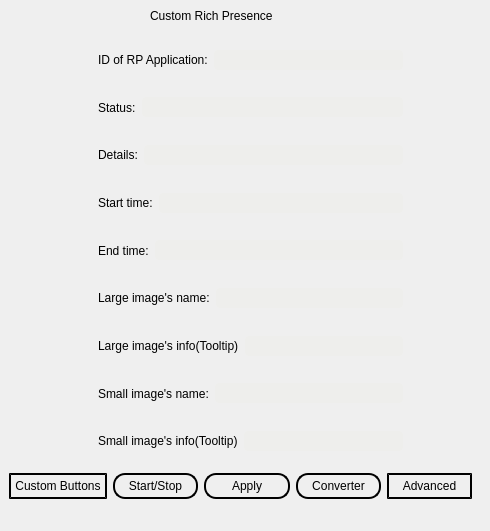
     <widget class="QWidget" name="MainPage">
      <widget class="QLabel" name="MainTitle">
       <property name="geometry">
        <rect>
         <x>150</x>
         <y>0</y>
         <width>199</width>
         <height>31</height>
        </rect>
       </property>
       <property name="whatsThis">
        <string>&lt;html&gt;&lt;head/&gt;&lt;body&gt;&lt;p&gt;This is the app that allows you to change your rich presence easyly with GUI.&lt;/p&gt;&lt;/body&gt;&lt;/html&gt;</string>
       </property>
       <property name="styleSheet">
        <string notr="true">background-color: qlineargradient(spread:pad, x1:0, y1:0, x2:1, y2:1, stop:0 rgba(255, 255, 255, 0), stop:1 rgba(255, 255, 255, 0));
font: 14pt &quot;Raleway&quot;;</string>
       </property>
       <property name="text">
        <string>Custom Rich Presence</string>
       </property>
      </widget>
      <widget class="QFrame" name="MainDetails">
       <property name="geometry">
        <rect>
         <x>80</x>
         <y>30</y>
         <width>341</width>
         <height>441</height>
        </rect>
       </property>
       <property name="styleSheet">
        <string notr="true">background-color: qlineargradient(spread:pad, x1:0, y1:0, x2:1, y2:1, stop:0 rgba(255, 255, 255, 0), stop:1 rgba(255, 255, 255, 0));
border:None;
</string>
       </property>
       <property name="frameShape">
        <enum>QFrame::StyledPanel</enum>
       </property>
       <property name="frameShadow">
        <enum>QFrame::Raised</enum>
       </property>
       <layout class="QVBoxLayout" name="verticalLayout">
        <item>
         <widget class="QFrame" name="ID">
          <property name="styleSheet">
           <string notr="true">background-color: qlineargradient(spread:pad, x1:0, y1:0, x2:1, y2:1, stop:0 rgba(255, 255, 255, 0), stop:1 rgba(255, 255, 255, 0));
border:None;</string>
          </property>
          <property name="frameShape">
           <enum>QFrame::StyledPanel</enum>
          </property>
          <property name="frameShadow">
           <enum>QFrame::Raised</enum>
          </property>
          <layout class="QHBoxLayout" name="horizontalLayout_3">
           <item>
            <widget class="QLabel" name="IDText">
             <property name="styleSheet">
              <string notr="true">background-color: qlineargradient(spread:pad, x1:0, y1:0, x2:1, y2:1, stop:0 rgba(255, 255, 255, 0), stop:1 rgba(255, 255, 255, 0));
font: 11pt &quot;Roboto&quot;;</string>
             </property>
             <property name="text">
              <string>ID of RP Application:</string>
             </property>
            </widget>
           </item>
           <item>
            <widget class="QLineEdit" name="IDTextBox">
             <property name="whatsThis">
              <string>&lt;html&gt;&lt;head/&gt;&lt;body&gt;&lt;p&gt;Can be empty&lt;/p&gt;&lt;/body&gt;&lt;/html&gt;</string>
             </property>
             <property name="styleSheet">
              <string notr="true">background-color: rgb(238, 238, 236);
padding:2px;
border-radius:4px;</string>
             </property>
             <property name="text">
              <string/>
             </property>
            </widget>
           </item>
          </layout>
         </widget>
        </item>
        <item>
         <widget class="QFrame" name="Status">
          <property name="styleSheet">
           <string notr="true">background-color: qlineargradient(spread:pad, x1:0, y1:0, x2:1, y2:1, stop:0 rgba(255, 255, 255, 0), stop:1 rgba(255, 255, 255, 0));
border:None;</string>
          </property>
          <property name="frameShape">
           <enum>QFrame::StyledPanel</enum>
          </property>
          <property name="frameShadow">
           <enum>QFrame::Raised</enum>
          </property>
          <layout class="QHBoxLayout" name="horizontalLayout">
           <item>
            <widget class="QLabel" name="StatusText">
             <property name="styleSheet">
              <string notr="true">background-color: qlineargradient(spread:pad, x1:0, y1:0, x2:1, y2:1, stop:0 rgba(255, 255, 255, 0), stop:1 rgba(255, 255, 255, 0));
font: 11pt &quot;Roboto&quot;;</string>
             </property>
             <property name="text">
              <string>Status:</string>
             </property>
            </widget>
           </item>
           <item>
            <widget class="QLineEdit" name="StatusTextBox">
             <property name="whatsThis">
              <string>&lt;html&gt;&lt;head/&gt;&lt;body&gt;&lt;p&gt;Can be empty&lt;/p&gt;&lt;/body&gt;&lt;/html&gt;</string>
             </property>
             <property name="styleSheet">
              <string notr="true">background-color: rgb(238, 238, 236);
padding:2px;
border-radius:4px;</string>
             </property>
             <property name="text">
              <string/>
             </property>
            </widget>
           </item>
          </layout>
         </widget>
        </item>
        <item>
         <widget class="QFrame" name="Details">
          <property name="styleSheet">
           <string notr="true">background-color: qlineargradient(spread:pad, x1:0, y1:0, x2:1, y2:1, stop:0 rgba(255, 255, 255, 0), stop:1 rgba(255, 255, 255, 0));
border:None;</string>
          </property>
          <property name="frameShape">
           <enum>QFrame::StyledPanel</enum>
          </property>
          <property name="frameShadow">
           <enum>QFrame::Raised</enum>
          </property>
          <layout class="QHBoxLayout" name="horizontalLayout_5">
           <item>
            <widget class="QLabel" name="DetailsText">
             <property name="styleSheet">
              <string notr="true">background-color: qlineargradient(spread:pad, x1:0, y1:0, x2:1, y2:1, stop:0 rgba(255, 255, 255, 0), stop:1 rgba(255, 255, 255, 0));
font: 11pt &quot;Roboto&quot;;</string>
             </property>
             <property name="text">
              <string>Details:</string>
             </property>
            </widget>
           </item>
           <item>
            <widget class="QLineEdit" name="DetailsTextBox">
             <property name="whatsThis">
              <string>&lt;html&gt;&lt;head/&gt;&lt;body&gt;&lt;p&gt;Can be empty&lt;/p&gt;&lt;/body&gt;&lt;/html&gt;</string>
             </property>
             <property name="styleSheet">
              <string notr="true">background-color: rgb(238, 238, 236);
padding:2px;
border-radius:4px;</string>
             </property>
             <property name="text">
              <string/>
             </property>
            </widget>
           </item>
          </layout>
         </widget>
        </item>
        <item>
         <widget class="QFrame" name="StartTime">
          <property name="styleSheet">
           <string notr="true">background-color: qlineargradient(spread:pad, x1:0, y1:0, x2:1, y2:1, stop:0 rgba(255, 255, 255, 0), stop:1 rgba(255, 255, 255, 0));
border:None;</string>
          </property>
          <property name="frameShape">
           <enum>QFrame::StyledPanel</enum>
          </property>
          <property name="frameShadow">
           <enum>QFrame::Raised</enum>
          </property>
          <layout class="QHBoxLayout" name="horizontalLayout_2">
           <item>
            <widget class="QLabel" name="StartTimeText">
             <property name="styleSheet">
              <string notr="true">background-color: qlineargradient(spread:pad, x1:0, y1:0, x2:1, y2:1, stop:0 rgba(255, 255, 255, 0), stop:1 rgba(255, 255, 255, 0));
font: 11pt &quot;Roboto&quot;;</string>
             </property>
             <property name="text">
              <string>Start time:</string>
             </property>
            </widget>
           </item>
           <item>
            <widget class="QLineEdit" name="StartTimeTextBox">
             <property name="whatsThis">
              <string>&lt;html&gt;&lt;head/&gt;&lt;body&gt;&lt;p&gt;Can be empty&lt;/p&gt;&lt;/body&gt;&lt;/html&gt;</string>
             </property>
             <property name="styleSheet">
              <string notr="true">background-color: rgb(238, 238, 236);
padding:2px;
border-radius:4px;</string>
             </property>
             <property name="text">
              <string/>
             </property>
            </widget>
           </item>
          </layout>
         </widget>
        </item>
        <item>
         <widget class="QFrame" name="EndTime">
          <property name="styleSheet">
           <string notr="true">background-color: qlineargradient(spread:pad, x1:0, y1:0, x2:1, y2:1, stop:0 rgba(255, 255, 255, 0), stop:1 rgba(255, 255, 255, 0));
border:None;</string>
          </property>
          <property name="frameShape">
           <enum>QFrame::StyledPanel</enum>
          </property>
          <property name="frameShadow">
           <enum>QFrame::Raised</enum>
          </property>
          <layout class="QHBoxLayout" name="horizontalLayout_4">
           <item>
            <widget class="QLabel" name="EndTimeText">
             <property name="styleSheet">
              <string notr="true">background-color: qlineargradient(spread:pad, x1:0, y1:0, x2:1, y2:1, stop:0 rgba(255, 255, 255, 0), stop:1 rgba(255, 255, 255, 0));
font: 11pt &quot;Roboto&quot;;</string>
             </property>
             <property name="text">
              <string>End time:</string>
             </property>
            </widget>
           </item>
           <item>
            <widget class="QLineEdit" name="EndTimeTextBox">
             <property name="whatsThis">
              <string>&lt;html&gt;&lt;head/&gt;&lt;body&gt;&lt;p&gt;Can be empty&lt;/p&gt;&lt;/body&gt;&lt;/html&gt;</string>
             </property>
             <property name="styleSheet">
              <string notr="true">background-color: rgb(238, 238, 236);
padding:2px;
border-radius:4px;</string>
             </property>
             <property name="text">
              <string/>
             </property>
            </widget>
           </item>
          </layout>
         </widget>
        </item>
        <item>
         <widget class="QFrame" name="LargeImage">
          <property name="styleSheet">
           <string notr="true">background-color: qlineargradient(spread:pad, x1:0, y1:0, x2:1, y2:1, stop:0 rgba(255, 255, 255, 0), stop:1 rgba(255, 255, 255, 0));
border:None;</string>
          </property>
          <property name="frameShape">
           <enum>QFrame::StyledPanel</enum>
          </property>
          <property name="frameShadow">
           <enum>QFrame::Raised</enum>
          </property>
          <layout class="QHBoxLayout" name="horizontalLayout_7">
           <item>
            <widget class="QLabel" name="LargeImageText">
             <property name="styleSheet">
              <string notr="true">background-color: qlineargradient(spread:pad, x1:0, y1:0, x2:1, y2:1, stop:0 rgba(255, 255, 255, 0), stop:1 rgba(255, 255, 255, 0));
font: 11pt &quot;Roboto&quot;;</string>
             </property>
             <property name="text">
              <string>Large image's name:</string>
             </property>
            </widget>
           </item>
           <item>
            <widget class="QLineEdit" name="LargeImageTextBox">
             <property name="whatsThis">
              <string>&lt;html&gt;&lt;head/&gt;&lt;body&gt;&lt;p&gt;Can be empty&lt;/p&gt;&lt;/body&gt;&lt;/html&gt;</string>
             </property>
             <property name="styleSheet">
              <string notr="true">background-color: rgb(238, 238, 236);
padding:2px;
border-radius:4px;</string>
             </property>
             <property name="text">
              <string/>
             </property>
            </widget>
           </item>
          </layout>
         </widget>
        </item>
        <item>
         <widget class="QFrame" name="LargeImageTooltip">
          <property name="styleSheet">
           <string notr="true">background-color: qlineargradient(spread:pad, x1:0, y1:0, x2:1, y2:1, stop:0 rgba(255, 255, 255, 0), stop:1 rgba(255, 255, 255, 0));
border:None;</string>
          </property>
          <property name="frameShape">
           <enum>QFrame::StyledPanel</enum>
          </property>
          <property name="frameShadow">
           <enum>QFrame::Raised</enum>
          </property>
          <layout class="QHBoxLayout" name="horizontalLayout_6">
           <item>
            <widget class="QLabel" name="LargeImageTooltipText">
             <property name="styleSheet">
              <string notr="true">background-color: qlineargradient(spread:pad, x1:0, y1:0, x2:1, y2:1, stop:0 rgba(255, 255, 255, 0), stop:1 rgba(255, 255, 255, 0));
font: 11pt &quot;Roboto&quot;;</string>
             </property>
             <property name="text">
              <string>Large image's info(Tooltip)</string>
             </property>
            </widget>
           </item>
           <item>
            <widget class="QLineEdit" name="LargeImageTooltipTextBox">
             <property name="whatsThis">
              <string>&lt;html&gt;&lt;head/&gt;&lt;body&gt;&lt;p&gt;Can be empty&lt;/p&gt;&lt;/body&gt;&lt;/html&gt;</string>
             </property>
             <property name="styleSheet">
              <string notr="true">background-color: rgb(238, 238, 236);
padding:2px;
border-radius:4px;</string>
             </property>
             <property name="text">
              <string/>
             </property>
            </widget>
           </item>
          </layout>
         </widget>
        </item>
        <item>
         <widget class="QFrame" name="SmallImage">
          <property name="styleSheet">
           <string notr="true">background-color: qlineargradient(spread:pad, x1:0, y1:0, x2:1, y2:1, stop:0 rgba(255, 255, 255, 0), stop:1 rgba(255, 255, 255, 0));
border:None;</string>
          </property>
          <property name="frameShape">
           <enum>QFrame::StyledPanel</enum>
          </property>
          <property name="frameShadow">
           <enum>QFrame::Raised</enum>
          </property>
          <layout class="QHBoxLayout" name="horizontalLayout_8">
           <item>
            <widget class="QLabel" name="SmallImageText">
             <property name="styleSheet">
              <string notr="true">background-color: qlineargradient(spread:pad, x1:0, y1:0, x2:1, y2:1, stop:0 rgba(255, 255, 255, 0), stop:1 rgba(255, 255, 255, 0));
font: 11pt &quot;Roboto&quot;;</string>
             </property>
             <property name="text">
              <string>Small image's name:</string>
             </property>
            </widget>
           </item>
           <item>
            <widget class="QLineEdit" name="SmallImageTextBox">
             <property name="whatsThis">
              <string>&lt;html&gt;&lt;head/&gt;&lt;body&gt;&lt;p&gt;Can be empty&lt;/p&gt;&lt;/body&gt;&lt;/html&gt;</string>
             </property>
             <property name="styleSheet">
              <string notr="true">background-color: rgb(238, 238, 236);
padding:2px;
border-radius:4px;</string>
             </property>
             <property name="text">
              <string/>
             </property>
            </widget>
           </item>
          </layout>
         </widget>
        </item>
        <item>
         <widget class="QFrame" name="SmallImageTooltip">
          <property name="styleSheet">
           <string notr="true">background-color: qlineargradient(spread:pad, x1:0, y1:0, x2:1, y2:1, stop:0 rgba(255, 255, 255, 0), stop:1 rgba(255, 255, 255, 0));
border:None;</string>
          </property>
          <property name="frameShape">
           <enum>QFrame::StyledPanel</enum>
          </property>
          <property name="frameShadow">
           <enum>QFrame::Raised</enum>
          </property>
          <layout class="QHBoxLayout" name="horizontalLayout_9">
           <item>
            <widget class="QLabel" name="SmallImageTooltipText">
             <property name="styleSheet">
              <string notr="true">background-color: qlineargradient(spread:pad, x1:0, y1:0, x2:1, y2:1, stop:0 rgba(255, 255, 255, 0), stop:1 rgba(255, 255, 255, 0));
font: 11pt &quot;Roboto&quot;;</string>
             </property>
             <property name="text">
              <string>Small image's info(Tooltip)</string>
             </property>
            </widget>
           </item>
           <item>
            <widget class="QLineEdit" name="SmallImageTooltipTextBox">
             <property name="whatsThis">
              <string>&lt;html&gt;&lt;head/&gt;&lt;body&gt;&lt;p&gt;Can be empty&lt;/p&gt;&lt;/body&gt;&lt;/html&gt;</string>
             </property>
             <property name="styleSheet">
              <string notr="true">background-color: rgb(238, 238, 236);
padding:2px;
border-radius:4px;</string>
             </property>
             <property name="text">
              <string/>
             </property>
            </widget>
           </item>
          </layout>
         </widget>
        </item>
       </layout>
      </widget>
      <widget class="QFrame" name="Buttons">
       <property name="geometry">
        <rect>
         <x>0</x>
         <y>451</y>
         <width>481</width>
         <height>71</height>
        </rect>
       </property>
       <property name="styleSheet">
        <string notr="true">background-color: qlineargradient(spread:pad, x1:0, y1:0, x2:1, y2:1, stop:0 rgba(255, 255, 255, 0), stop:1 rgba(255, 255, 255, 0));
border:none;</string>
       </property>
       <property name="frameShape">
        <enum>QFrame::StyledPanel</enum>
       </property>
       <property name="frameShadow">
        <enum>QFrame::Raised</enum>
       </property>
       <layout class="QHBoxLayout" name="horizontalLayout_20">
        <item>
         <widget class="QPushButton" name="CustomButtons">
          <property name="cursor">
           <cursorShape>PointingHandCursor</cursorShape>
          </property>
          <property name="styleSheet">
           <string notr="true">background-color: qlineargradient(spread:pad, x1:0, y1:0, x2:1, y2:1, stop:0 rgba(255, 255, 255, 0), stop:1 rgba(255, 255, 255, 0));
border-style: outset;
border-width: 2px;
border-radius: 14px;
border-color:rgb(0, 0, 0) ;
padding: 4px;
color:rgb(0, 0, 0);
font: 9pt &quot;Roboto&quot;;</string>
          </property>
          <property name="text">
           <string>Custom Buttons</string>
          </property>
          <property name="icon">
           <iconset resource="Resources.qrc">
            <normaloff>:/Arrows/buttons.png</normaloff>:/Arrows/buttons.png</iconset>
          </property>
          <property name="iconSize">
           <size>
            <width>20</width>
            <height>20</height>
           </size>
          </property>
         </widget>
        </item>
        <item>
         <widget class="QPushButton" name="StartStop">
          <property name="cursor">
           <cursorShape>PointingHandCursor</cursorShape>
          </property>
          <property name="styleSheet">
           <string notr="true">background-color: qlineargradient(spread:pad, x1:0, y1:0, x2:1, y2:1, stop:0 rgba(255, 255, 255, 0), stop:1 rgba(255, 255, 255, 0));
border-style: outset;
border-width: 2px;
border-radius: 14px;
border-color:rgb(0, 0, 0) ;
padding: 4px;
border-radius: 12px;
color:rgb(0, 0, 0);
font: 9pt &quot;Roboto&quot;;</string>
          </property>
          <property name="text">
           <string>Start/Stop</string>
          </property>
          <property name="iconSize">
           <size>
            <width>20</width>
            <height>20</height>
           </size>
          </property>
         </widget>
        </item>
        <item>
         <widget class="QPushButton" name="Apply">
          <property name="cursor">
           <cursorShape>PointingHandCursor</cursorShape>
          </property>
          <property name="styleSheet">
           <string notr="true">background-color: qlineargradient(spread:pad, x1:0, y1:0, x2:1, y2:1, stop:0 rgba(255, 255, 255, 0), stop:1 rgba(255, 255, 255, 0));
border-style: outset;
border-width: 2px;
border-radius: 12px;
border-color:rgb(0, 0, 0) ;
padding: 4px;
color:rgb(0, 0, 0);
font: 9pt &quot;Roboto&quot;;</string>
          </property>
          <property name="text">
           <string>Apply</string>
          </property>
          <property name="iconSize">
           <size>
            <width>20</width>
            <height>20</height>
           </size>
          </property>
         </widget>
        </item>
        <item>
         <widget class="QPushButton" name="MainToEpoch">
          <property name="cursor">
           <cursorShape>PointingHandCursor</cursorShape>
          </property>
          <property name="styleSheet">
           <string notr="true">background-color: qlineargradient(spread:pad, x1:0, y1:0, x2:1, y2:1, stop:0 rgba(255, 255, 255, 0), stop:1 rgba(255, 255, 255, 0));
border-style: outset;
border-width: 2px;
border-radius: 12px;
border-color:rgb(0, 0, 0) ;
padding: 4px;
color:rgb(0, 0, 0);
font: 9pt &quot;Roboto&quot;;</string>
          </property>
          <property name="text">
           <string>Converter</string>
          </property>
         </widget>
        </item>
        <item>
         <widget class="QPushButton" name="Advanced">
          <property name="cursor">
           <cursorShape>PointingHandCursor</cursorShape>
          </property>
          <property name="styleSheet">
           <string notr="true">background-color: qlineargradient(spread:pad, x1:0, y1:0, x2:1, y2:1, stop:0 rgba(255, 255, 255, 0), stop:1 rgba(255, 255, 255, 0));
border-style: outset;
border-width: 2px;
border-radius: 15px;
border-color:rgb(0, 0, 0) ;
padding: 4px;
color:rgb(0, 0, 0);
font: 9pt &quot;Roboto&quot;;</string>
          </property>
          <property name="text">
           <string>Advanced</string>
          </property>
          <property name="icon">
           <iconset resource="Resources.qrc">
            <normaloff>:/Arrows/Settings icon.png</normaloff>:/Arrows/Settings icon.png</iconset>
          </property>
          <property name="iconSize">
           <size>
            <width>20</width>
            <height>20</height>
           </size>
          </property>
         </widget>
        </item>
       </layout>
      </widget>
     </widget>
